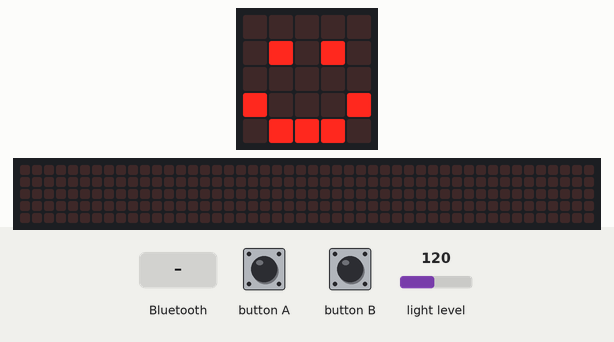
This program was run on a simulated BBC micro:bit (MakeCode). Shown: the board's 5×5 LED display, a strip that is not on the board, showing the scrolling text unrolled. Inputs (shaded band) come from the test bench; at power-on: light level 120. Dim RGB values are drawn brighter than linear; the 48×5 strip is a reading aid, not a part: it shows the text the display is scrolling, unrolled, one strip-width of it at a time.

Above: at 0.1 s.
3.9 s: button A pressed for 0.15 s
At 4.12 s:
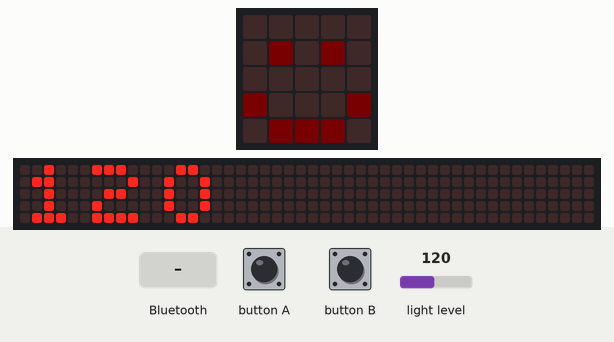
4.6 s: a phone connects over Bluetooth
7.6 s: button B pressed for 0.15 s
At 8.1 s:
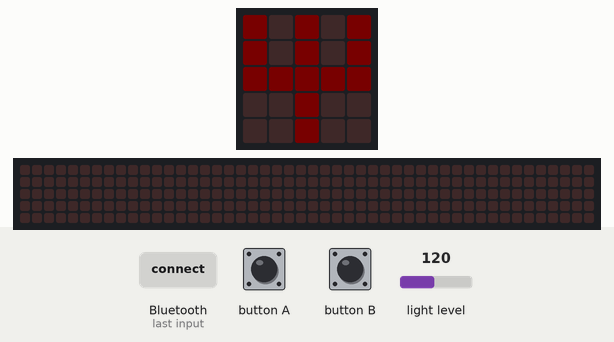
8.3 s: a phone connects over Bluetooth
11.3 s: button A pressed for 0.15 s
12.0 s: a phone disconnects over Bluetooth
Timing chart, 0 to 15.0 s (numbered marks = the images above; inputs shaded):
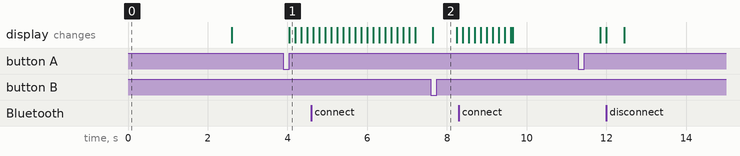

The program:

main.ts
```typescript
bluetooth.onBluetoothConnected(function () {
    led.enable(true)
    basic.showIcon(IconNames.Pitchfork)
})
bluetooth.onBluetoothDisconnected(function () {
    led.enable(false)
})
input.onButtonPressed(Button.A, function () {
    led.enable(true)
    basic.showNumber(input.lightLevel())
    basic.pause(2000)
    led.enable(false)
})
bluetooth.onUartDataReceived(serial.delimiters(Delimiters.NewLine), function () {
    cmd = bluetooth.uartReadUntil(serial.delimiters(Delimiters.NewLine))
    bluetooth.uartWriteNumber(input.lightLevel())
})
input.onButtonPressed(Button.B, function () {
    led.enable(true)
    basic.showNumber(input.lightLevel())
    basic.pause(2000)
    led.enable(false)
})
let cmd = ""
bluetooth.startUartService()
led.enable(true)
basic.showIcon(IconNames.Happy)
basic.pause(2000)
led.setBrightness(2)
led.enable(false)
basic.forever(function () {

})
```

test.ts
```typescript
// テストはここに来ます。このパッケージが拡張機能として使用されるときにはコンパイルされません。
```

Measured:
- after the input at 3.9 s, the display: changes after 0.15 s (image 1)
